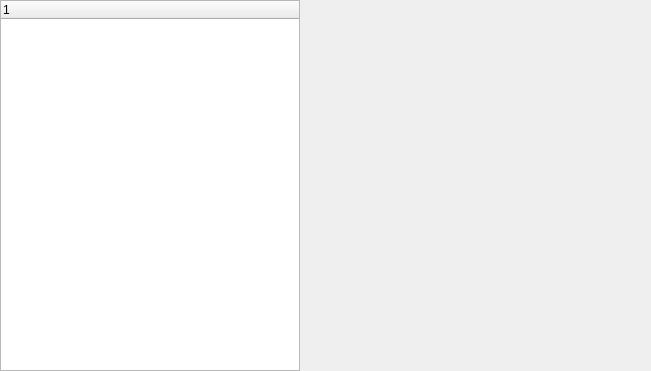
<?xml version="1.0" encoding="UTF-8"?>
<ui version="4.0">
 <class>Widget</class>
 <widget class="QWidget" name="Widget">
  <property name="geometry">
   <rect>
    <x>0</x>
    <y>0</y>
    <width>651</width>
    <height>371</height>
   </rect>
  </property>
  <property name="windowTitle">
   <string>Widget</string>
  </property>
  <widget class="QTreeWidget" name="treeWidget">
   <property name="geometry">
    <rect>
     <x>0</x>
     <y>0</y>
     <width>300</width>
     <height>371</height>
    </rect>
   </property>
   <column>
    <property name="text">
     <string notr="true">1</string>
    </property>
   </column>
  </widget>
 </widget>
 <layoutdefault spacing="6" margin="11"/>
 <resources/>
 <connections/>
</ui>
